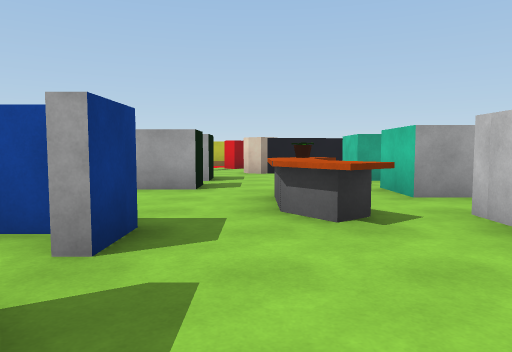
view 1 (above)

20 first-person views from a walk through a scene from a Unity 3-D project. The camera is 1.3 m above the floor, tilts 4° down and sees 70° across. The floor is counted in squares, 2 m on a side. Each view is taken from the middle of a square. On the plan, view 1 faces up. The plan holds only what a view shows up to about 11 squares ahead; the rest is blank. The player is left out.

view 2
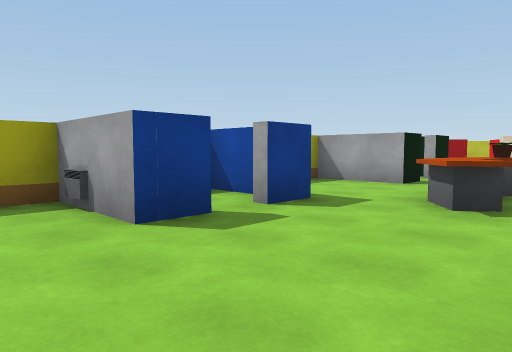

view 3
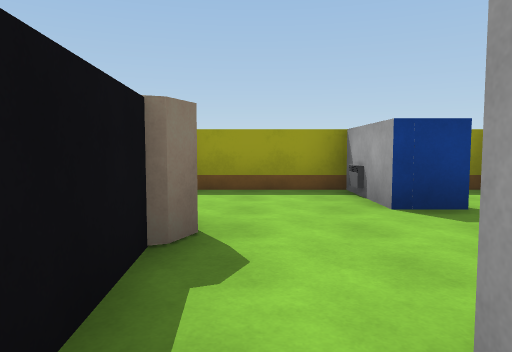

view 4
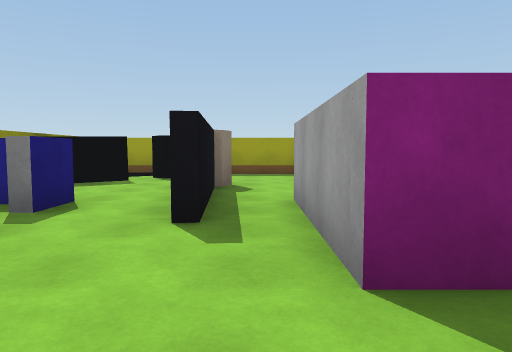

view 5
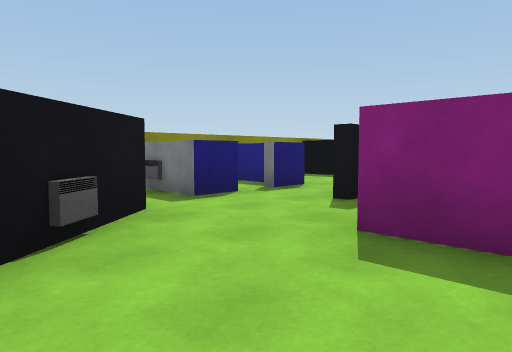

view 6
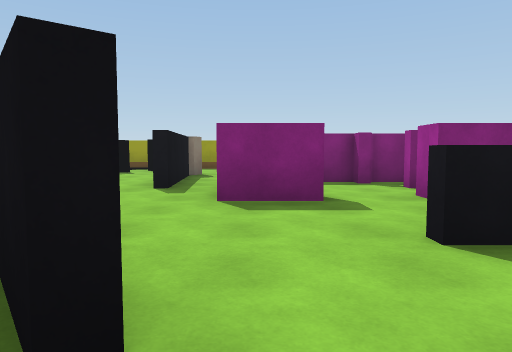

view 7
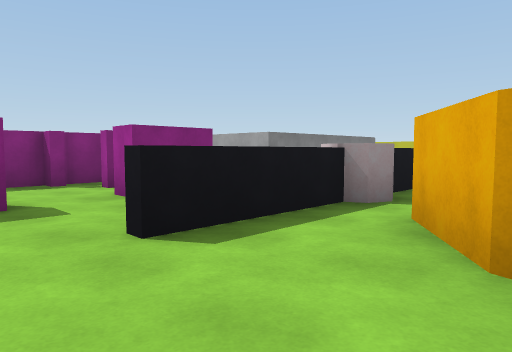

view 8
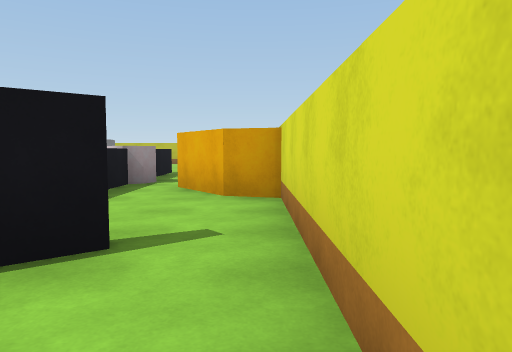

view 9
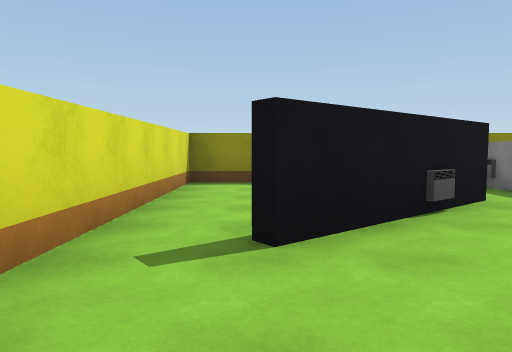

view 10
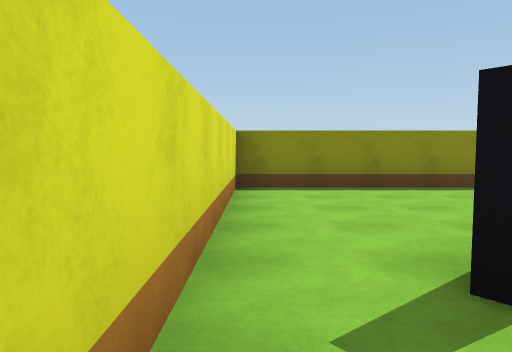

view 11
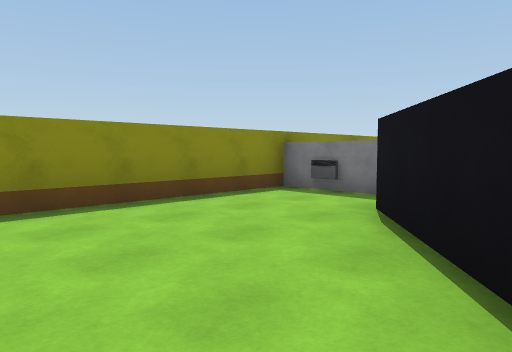

view 12
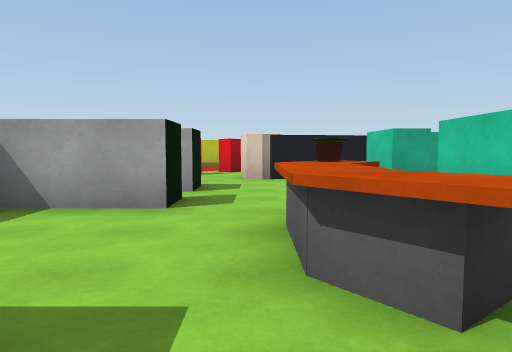

view 13
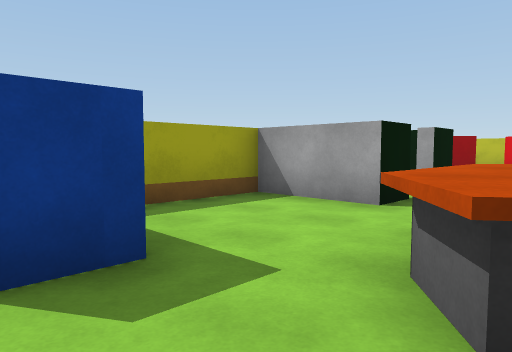

view 14
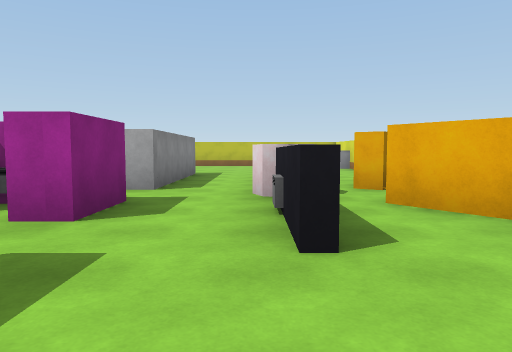

view 15
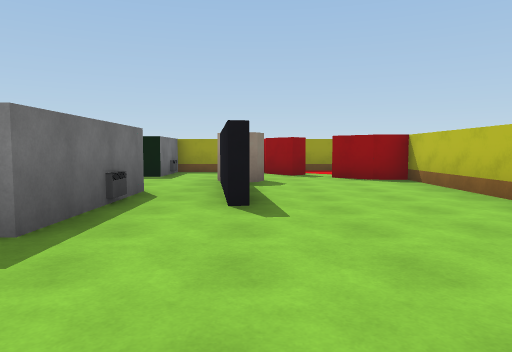

view 16
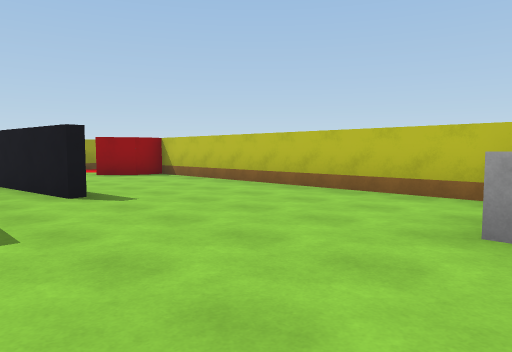

view 17
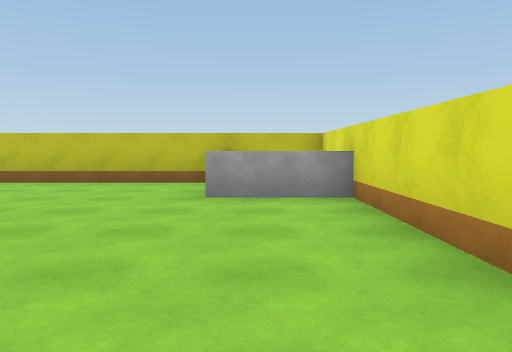

view 18
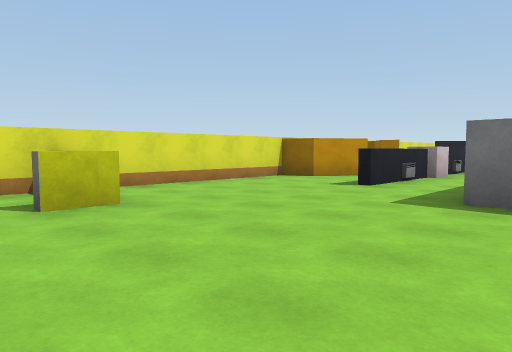

view 19
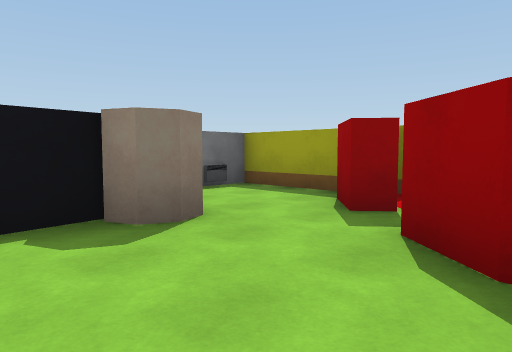

view 20
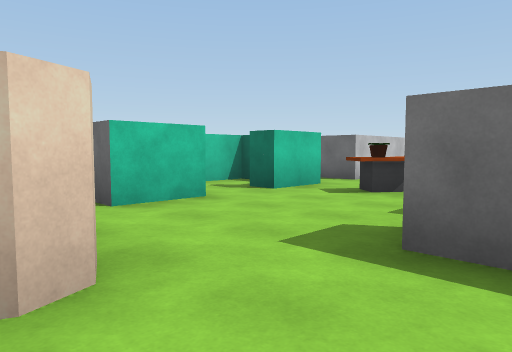

### Floor plan
Key: @ floor where view 1 was taken; # wall or solid block; x gap in a wall; . floor; = window, fence, low wall or low ledge; ^ raised ledge; F flowerpot; H heater.
Columns run from 3 left of view 1 to 11 right of it. Each row starts with its distance up from view 1.
 15    ##########
 14   ##........##
 13 ####.......==#
 12 ##..........^^
 11 #..####.......#
 10 #.............#
  9 #H#..#H##.....#
  8   #..#  #.....#
  7   #.....#.....#
  6 ###.F#..#.H####
  5 #..^^# ##.^^#
  4 #..^^###...##
  3 ##..^##H#.H ##
  2 #....#.......##
  1 ##...#........#
  0 #H.@.####.....#
 -1 #..........##.#
 -2 #..####...H#..#
 -3 ##....###x#...#
 -4 ####..##H.....#
 -5    #  ###.....#
 -6         #######

Positions as (right, up) in squares from view 1, and headings:
1: (0, 0), facing up
2: (2, -1), facing up-left
3: (3, -1), facing left
4: (7, -1), facing left
5: (8, 1), facing down-left
6: (10, 0), facing left
7: (10, 0), facing up-left
8: (10, -3), facing up
9: (9, 2), facing down
10: (10, 1), facing down
11: (10, -1), facing down-left
12: (0, 2), facing up
13: (1, 2), facing up-left
14: (7, -1), facing up
15: (8, 11), facing left
16: (9, 9), facing up-left
17: (9, 7), facing up
18: (4, 14), facing down-right
19: (2, 14), facing down-left
20: (-2, 11), facing down-right
